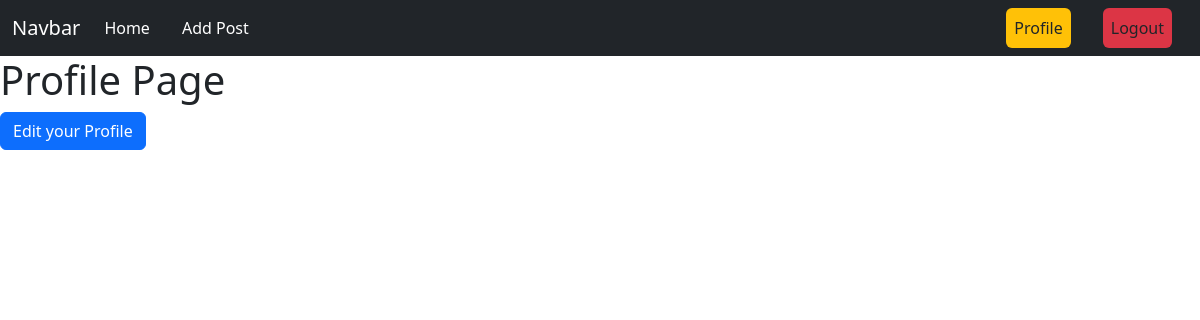
The app's page /author/profile/ (signed in), older data.
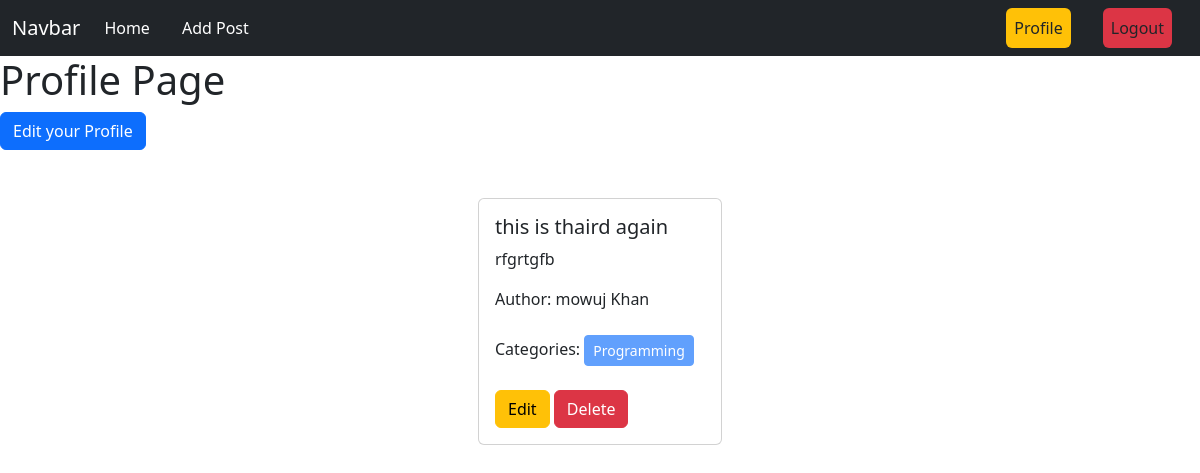
The same page, newer data.
### post/models.py (models this page shows, shortened)
class Post(models.Model):
    title=models.CharField(max_length=50)
    content=models.TextField()
    category=models.ManyToManyField(Category) # ekta post mutiple categorie te thakte pare abr ekta category te onk gula post thakte pare.
    author=models.ForeignKey(User,on_delete=models.CASCADE)

### categories/models.py (models this page shows, shortened)
class Category(models.Model):
    name=models.CharField(max_length=100)
    slug=models.SlugField(max_length=100,unique=True,null=True, blank=True)

### author/views.py (the view)
# urls.py: path('profile/', views.profile, name='profile'),
@login_required
def profile(request):
    data=Post.objects.filter(author=request.user)
    return render(request, 'profile.html',{'data':data})

### author/templates/profile.html
{% extends 'base.html' %}
{% load crispy_forms_tags %}
{% block content %}
<div>
  <h1>Profile Page</h1>
  <a href="{% url 'edit_profile' %}" class="btn btn-primary">Edit your Profile</a>
</div>
<div class="d-flex flex-wrap justify-content-center px-5 my-5">
  {% for i in data %}
    <div class="col-sm-3 mb-3 mb-sm-0">
    <div class="card mx-3">
      <div class="card-body">
        <h5 class="card-title">{{i.title}}</h5>
        <p class="card-text">{{i.content}}</p>
        <p>Author: {{i.author.first_name}} {{i.author.last_name}}</p>
        <p>Categories:
            {% for j in i.category.all %}
              <button class="btn btn-primary btn-sm disabled my-2">{{j.name}}</button>
            {% endfor %}
        </p>
        <a href="{% url 'edit_post' i.id %}" class="btn btn-warning">Edit</a>
        <a href="{% url 'delete_post' i.id %}" class="btn btn-danger">Delete</a>
      </div>
    </div>
  </div>
  {% endfor %}
</div>
{% endblock content %}

### templates/base.html (shortened to what this page needs)
<!DOCTYPE html>
<html lang="en">
<head>
    <link href="https://cdn.jsdelivr.net/npm/bootstrap@5.3.2/dist/css/bootstrap.min.css" rel="stylesheet">
</head>
<body>
    <nav class="navbar navbar-expand-lg navbar-dark bg-dark">
  <div class="container-fluid">
    <a class="navbar-brand" href="#">Navbar</a>
    <div class="collapse navbar-collapse" id="navbarSupportedContent">
      <ul class="navbar-nav me-auto mb-2 mb-lg-0">
        <li class="nav-item">
          <a class="nav-link active" aria-current="page" href="{% url 'homepage' %}">Home</a>
        </li>
        {% if request.user.is_authenticated %}
          <li class="nav-item mx-3">
          <a class="nav-link active" aria-current="page" href="{% url 'add_post' %}">Add Post</a>
        </li>
          {% endif %}
      </ul>
      <div class="d-flex">
        <ul class="navbar-nav me-auto mb-2 mb-lg-0">
          {% if request.user.is_authenticated %}
          <li class="nav-item mx-3">
          <a class="nav-link active btn btn-outline-warning text-dark" aria-current="page" href="{% url 'profile' %}">Profile</a>
        </li>
          <li class="nav-item mx-3">
          <a class="nav-link active btn btn-outline-danger text-dark" aria-current="page" href="{% url 'user_logout' %}">Logout</a>
        </li>
          {% endif %}
        </ul>
      </div>
    </div>
  </div>
</nav>
    {% block content %}
    {% endblock content %}
  </body>
</body>
</html>

Row changes from the older to the newer data that the page shows:
added Post: title "this is thaird again", content "rfgrtgfb", author.first_name "mowuj", author.last_name "Khan"
added Category: name "Programming"
